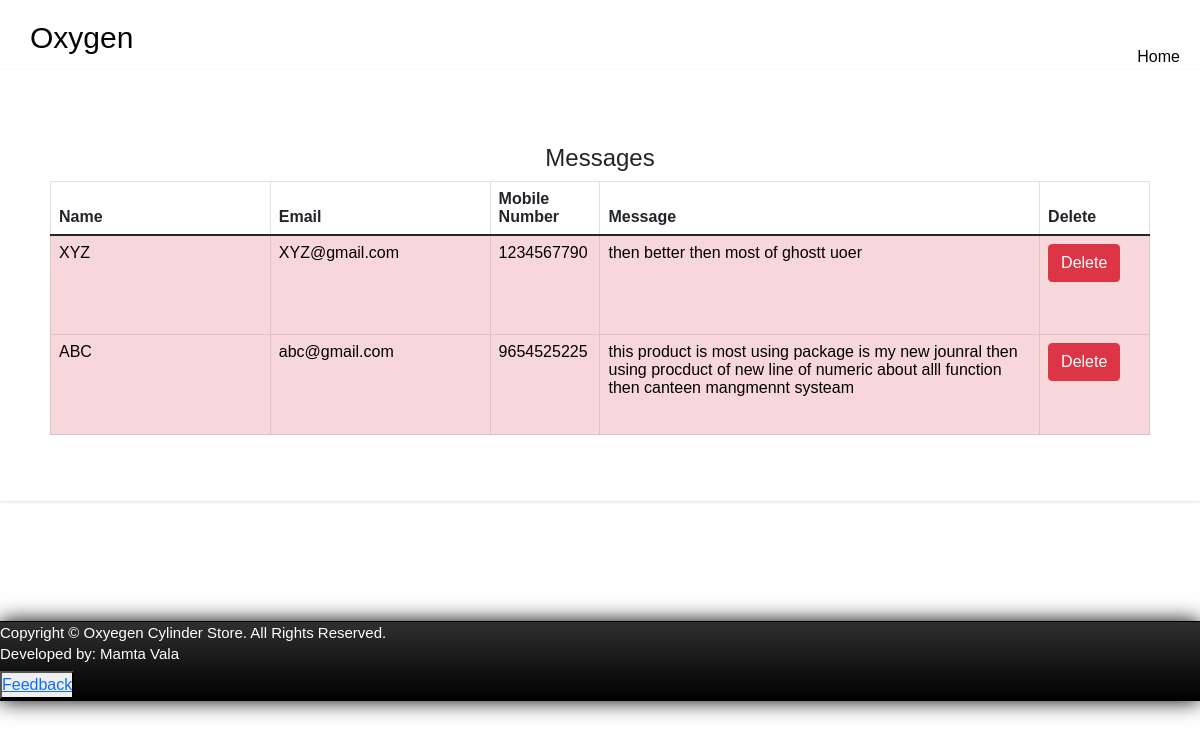
Screenshot of /admin/view_msg.php (signed in) with the database file from the repository.
### tables this page shows
CREATE TABLE `contact` (
  `id` int(11) NOT NULL,
  `name` varchar(100) NOT NULL,
  `email` varchar(50) NOT NULL,
  `mobile` varchar(12) NOT NULL,
  `msg` text NOT NULL
);

### admin/view_msg.php (the view, shortened to what this page needs)
 <html lang="en">
  <head>
    <link href="https://cdn.jsdelivr.net/npm/bootstrap@5.1.3/dist/css/bootstrap.min.css" rel="stylesheet">
    <link href="..\css\cart.css" rel="stylesheet">
  </head>
  <body>
  <header>
	<div id="header">
		<label>Oxygen</label>
      <ul>
        <li><a href="oxygen_supplier.php">Home</a></li>
      </ul>
	</div>
</header>
<?php
 include "../ocms.php";
 $query = "SELECT * FROM contact";
 $run = mysqli_query($con, $query);
 if (mysqli_num_rows($run) > 0)
 {
?>
<form>
<table class="table table-bordered">
<br>
<h4 align="center">Messages</h4>
<thead>
    <tr>
                        <th  width="20%">Name</th>
                        <th  width="20%">Email</th>
                        <th  width="10%">Mobile Number</th>
                        <th  width="40%">Message</th>
                        <th  width="10%">Delete</th>
                        </tr>
 </thead>
<tbody>
    <?php
    while ($row = mysqli_fetch_assoc($run))
    {
    ?>
    <tr class="table-danger" >
        <td><?php echo $row['name'] ?></td>
        <td><?php echo $row['email'] ?></td>
        <td><?php echo $row['mobile'] ?></td>
        <td Style="height:100px; width:100"><?php echo $row['msg'] ?></td>
        <td><a class="btn btn-danger" href="<?php $_SERVER['PHP_SELF']?>?del=<?php echo $row['id'] ?>">Delete</a></td>
    </tr>
    <?php
    }
    ?>
 </tbody>
 </table>
</form>
<?php
    }
    ?>
  </body>
  <br>
  <br>
  <br>
  <br>
  <br>
</html>
<?php
include "../footer.php";
?>

### css/cart.css (style rules this page uses)
* { margin: 0; padding: 0; box-sizing: border-box; font-family: "Josefin Sans", sans-serif; }
body { width: 100%; height: 100vh; background-repeat: no-repeat; background-size: cover; }
#header { height:70px; width:100%; background-color:linear-gradient(rgba(0, 0, 0, 0.3), rgba(0, 0, 0, 0.15)); text-indent:10px; -webkit-box-shadow:0px 0px 10px 0px black; -moz-box-shadow:0px 0px 10px 0px black; box-shadow:0px 0px 10px 0px black; }
#header label { position:relative; top:15px; color:rgb(3, 3, 3); text-indent:20px; font-size:30px; clear:both; font-family:arial; }
#header ul { list-style-type:none; position:relative; }
#header ul li { display:inline; position:relative; float:right; margin-right:20px; }
#header ul li a { top:20px; text-decoration:none; color:rgb(5, 5, 5); }
form { padding: 50px; box-shadow: 0 1px 3px rgba(0,0,0,0.13); background-color:rgb(255, 255, 255); background-size: 50%; }

### rows the page displays
contact: name "XYZ", email "XYZ@gmail.com", mobile "1234567790", msg "then better then most of ghostt uoer"
contact: name "ABC", email "abc@gmail.com", mobile "9654525225", msg "this product is most using package is my new jounral then using procduct of new line of numeric about alll function then canteen mangmennt systeam"
